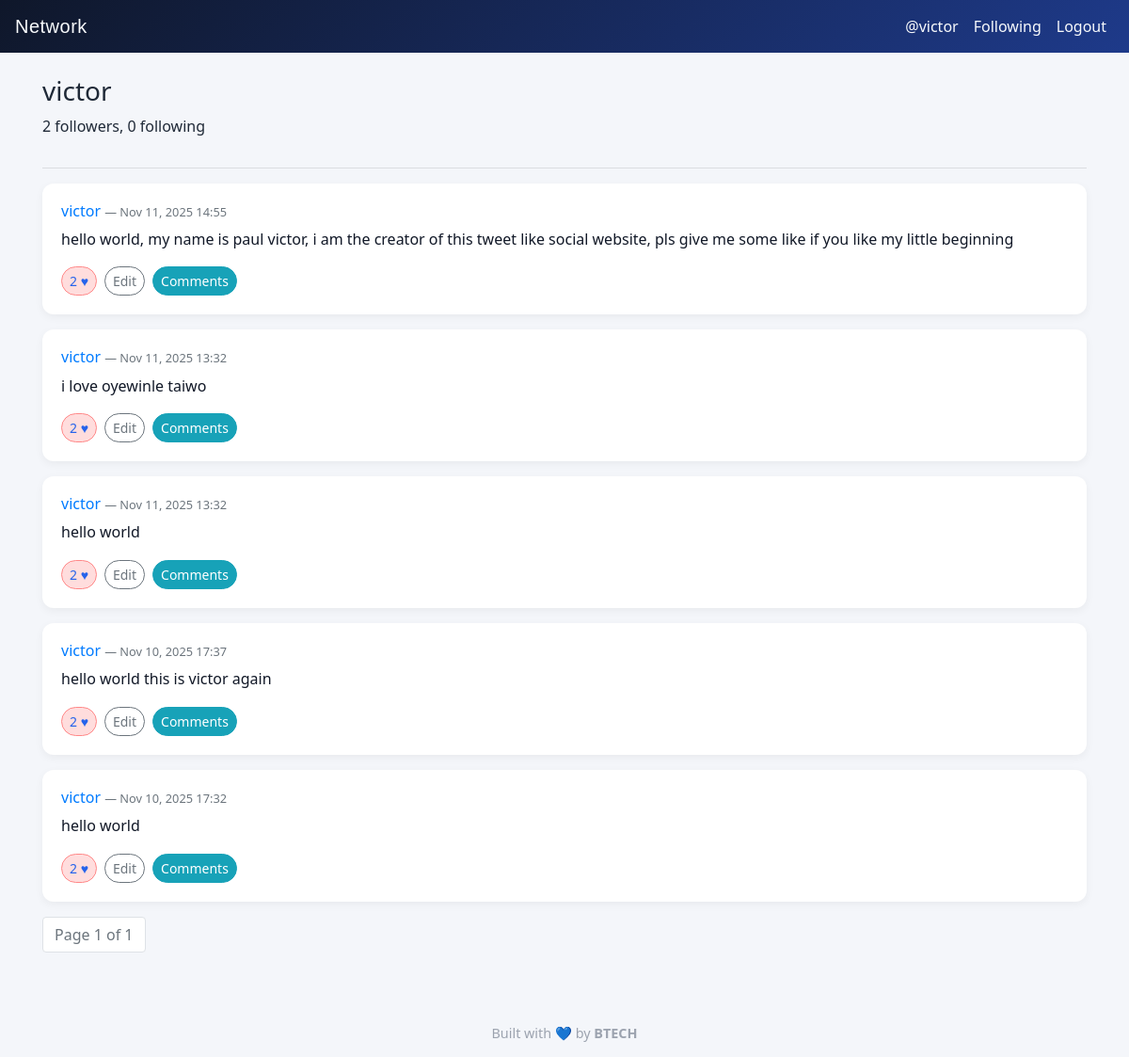
Screenshot of /profile/victor (signed in) with the database file from the repository.
### network/models.py (models this page shows, shortened)
class User(AbstractUser):
    pass

class Post(models.Model):
    author = models.ForeignKey(User, on_delete=models.CASCADE, related_name="posts")
    content = models.TextField(max_length=1000)
    timestamp = models.DateTimeField(default=timezone.now)
    def likes_count(self):
        return self.likes.count()

### network/views.py (the view)
# urls.py: path("profile/<str:username>", views.profile, name="profile"),
def profile(request, username):
    profile_user = get_object_or_404(User, username=username)
    posts = profile_user.posts.order_by("-timestamp")
    paginator = Paginator(posts, 10)
    page_obj = paginator.get_page(request.GET.get("page"))
    followers_count = profile_user.followers_set.count()
    following_count = profile_user.following_set.count()
    is_following = False
    if request.user.is_authenticated:
        is_following = Follow.objects.filter(follower=request.user, followed=profile_user).exists()
    liked_post_ids = set()
    if request.user.is_authenticated:
        liked_post_ids = set(request.user.likes.values_list("post_id", flat=True))
    return render(request, "network/profile.html", {
        "profile_user": profile_user,
        "page_obj": page_obj,
        "followers_count": followers_count,
        "following_count": following_count,
        "is_following": is_following,
        "liked_post_ids": liked_post_ids
    })

### network/templates/network/profile.html (shortened to what this page needs)
{% extends "network/layout.html" %}
{% block body %}
  <div class="d-flex justify-content-between align-items-center">
    <div>
      <h3>{{ profile_user.username }}</h3>
      <p>{{ followers_count }} follower{{ followers_count|pluralize }}, {{ following_count }} following</p>
    </div>
  </div>
  <hr>
  {% for post in page_obj %}
    {% include "network/post_partial.html" with post=post liked_post_ids=liked_post_ids %}
  {% empty %}
    <p>No posts yet.</p>
  {% endfor %}
  <nav aria-label="Page navigation">
    <ul class="pagination">
      <li class="page-item disabled"><span class="page-link">Page {{ page_obj.number }} of {{ page_obj.paginator.num_pages }}</span></li>
    </ul>
  </nav>
{% endblock %}

### network/templates/network/layout.html (shortened to what this page needs)
{% load static %}
<!DOCTYPE html>
<html lang="en">
  <head>
    <link rel="stylesheet" href="https://stackpath.bootstrapcdn.com/bootstrap/4.5.2/css/bootstrap.min.css">
    <link href="{% static 'network/styles.css' %}" rel="stylesheet">
  </head>
  <body>
    <nav class="navbar navbar-expand-lg navbar-dark">
      <a class="navbar-brand" href="{% url 'index' %}">Network</a>
      <div class="collapse navbar-collapse" id="navbarSupportedContent">
        <ul class="navbar-nav ml-auto">
          {% if user.is_authenticated %}
            <li class="nav-item"><a class="nav-link" href="{% url 'profile' user.username %}">@{{ user.username }}</a></li>
            <li class="nav-item"><a class="nav-link" href="{% url 'following_posts' %}">Following</a></li>
            <li class="nav-item"><a class="nav-link" href="{% url 'logout' %}">Logout</a></li>
          {% else %}
            <li class="nav-item"><a class="nav-link" href="{% url 'login' %}">Login</a></li>
            <li class="nav-item"><a class="nav-link" href="{% url 'register' %}">Register</a></li>
          {% endif %}
        </ul>
      </div>
    </nav>
    <div class="container mt-4">
      {% block body %}{% endblock %}
    </div>
    <footer>
      Built with 💙 by <strong>BTECH</strong>
    </footer>
  </body>
</html>

### network/templates/network/post_partial.html (shortened to what this page needs)
<div class="card mb-3 post-card" data-post-id="{{ post.id }}">
  <div class="card-body">
    <h6>
      <a href="{% url 'profile' post.author.username %}">{{ post.author.username }}</a>
      <small class="text-muted"> — {{ post.timestamp|date:"M d, Y H:i" }}</small>
    </h6>
    <div class="post-content" data-original="{{ post.content|escape }}">
      <p class="mb-2">{{ post.content|linebreaks }}</p>
    </div>
    <div class="d-flex align-items-center">
      <button class="btn btn-sm btn-outline-primary like-btn"
              data-liked="{% if post.id in liked_post_ids %}true{% else %}false{% endif %}">
        <span class="like-count">{{ post.likes_count }}</span> ♥
      </button>
      {% if request.user.is_authenticated and request.user == post.author %}
        <button class="btn btn-sm btn-outline-secondary ml-2 edit-btn">Edit</button>
      {% endif %}
      <button class="btn btn-sm btn-info ml-2 toggle-comments-btn">Comments</button>
    </div>
  </div>
</div>

### network/static/network/styles.css (style rules this page uses)
.post-card .post-content p { white-space: pre-wrap; }
.like-btn[data-liked="true"] { background-color: #ffdddd; border-color: #ff8888; }
.post-content p { font-size: 1rem; line-height: 1.6; color: #111827; }
.like-btn, .edit-btn { transition: all 0.2s ease; }
.navbar { background: linear-gradient(90deg, #0d1117, #1f2937); }
.navbar-brand { font-family: "Poppins", sans-serif; letter-spacing: 0.5px; }

### network/templates/network/layout.html (style rules this page uses)
body { background-color: #f4f6fa; font-family: "Segoe UI", Roboto, sans-serif; color: #1f2937; }
.navbar { background: linear-gradient(135deg, #0f172a, #1e3a8a); }
.navbar a, .navbar-brand { color: #f8fafc !important; }
.post-card { border: none; border-radius: 12px; box-shadow: 0 3px 10px rgba(0,0,0,0.05); transition: transform 0.2s ease, box-shadow 0.2s ease; margin-bottom: 20px; }
.btn { border-radius: 20px; transition: all 0.2s ease; }
.btn-outline-primary { color: #2563eb; border-color: #2563eb; }
footer { text-align: center; margin-top: 60px; padding: 15px 0; color: #9ca3af; font-size: 0.9rem; }

### rows the page displays
User: username "victor"
Post: author.username "victor", timestamp "Nov 11, 2025 14:55", content "hello world, my name is paul victor, i am the creator of this tweet like social website, pls give me some like if you like my little beginning", likes_count "2", shows "Edit"
Post: author.username "victor", timestamp "Nov 11, 2025 13:32", content "i love oyewinle taiwo", likes_count "2", shows "Edit"
Post: author.username "victor", timestamp "Nov 11, 2025 13:32", content "hello world", likes_count "2", shows "Edit"
Post: author.username "victor", timestamp "Nov 10, 2025 17:37", content "hello world this is victor again", likes_count "2", shows "Edit"
Post: author.username "victor", timestamp "Nov 10, 2025 17:32", content "hello world", likes_count "2", shows "Edit"

### other values shown
{{ followers_count }} "2"
{{ following_count }} "0"
{{ page_obj.number }} "1"
{{ page_obj.paginator.num_pages }} "1"
